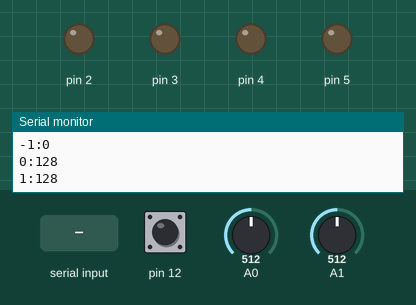
Bench run of a sketch on a simulated Arduino Uno, built with avr-gcc and run on an emulated ATmega328P. On the bench: output pins drawn as LEDs (lit = HIGH), the last lines printed to the serial monitor. Inputs (shaded band) come from the test bench; at power-on: A0 = 512, pin 12 HIGH, A1 = 512.

Above: at 1.2 s.
1.3 s: ":\n" received over Serial
At 1.7 s:
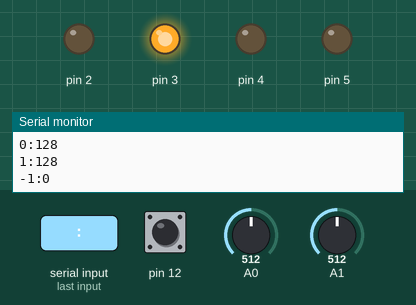
2.8 s: "1:90\n" received over Serial
At 3.9 s:
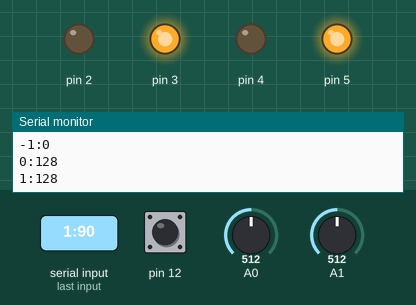
4.3 s: A0 set to 483
5.8 s: A0 set to 462
7.3 s: A0 set to 437
8.8 s: A0 set to 405
Timing chart, 0 to 11.3 s (numbered marks = the images above; inputs shaded):
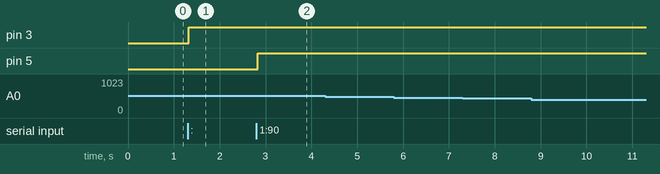

Measured:
- after the input at 1.3 s, pin 3: LOW → HIGH at once
- after the input at 2.8 s, pin 5: LOW → HIGH at once

The sketch:

Arduino.ino
```cpp
typedef unsigned short ushort;
typedef unsigned int uint;

#define DIR_STP       0x00
#define DIR_FWD       0x01
#define DIR_FWD_SLOW  0x10
#define DIR_BWD       0x02
#define DIR_BWD_SLOW  0x20

struct Potmeter
{
  ushort inputPin;
  ushort forwardPin;
  ushort backwardPin;
  short target;
  short value;
  short previousValue;
  ushort dir;
  byte correct;
  byte unexpected;

  Potmeter(ushort inputPin, ushort forwardPin, ushort backwardPin, short target = -1, ushort value = 0) :
    inputPin(inputPin),
    forwardPin(forwardPin),
    backwardPin(backwardPin),
    target(target),
    value(value),
    previousValue(value),
    dir(DIR_STP),
    correct(0),
    unexpected(0)
  {
    pinMode(inputPin, INPUT);
    pinMode(forwardPin, OUTPUT);
    pinMode(backwardPin, OUTPUT);
  }

  void update()
  {
    value = analogRead(inputPin) / 4;

    if (((dir == DIR_FWD || dir == DIR_FWD_SLOW) && value < previousValue) ||
        ((dir == DIR_BWD || dir == DIR_BWD_SLOW) && value > previousValue))
    {
      if (unexpected >= 3)
      {
        stop();
      }
      else
      {
        unexpected++;
      }
    }
    else
    {
      if (unexpected > 0)
      {
        unexpected--;
      }
    }

    if (((dir == DIR_FWD || dir == DIR_FWD_SLOW) && value - previousValue >= 10) ||
        ((dir == DIR_BWD || dir == DIR_BWD_SLOW) && previousValue - value >= 10))
    {
      stop();
    }

    if (target >= 0)
    {
      if (value + 1 < target)
      {
        if (target - value > 1)
        {
          dir = DIR_FWD;
        }
        else
        {
          dir = DIR_FWD_SLOW;
        }

        correct = 0;
      }
      else if (value - 1 > target)
      {
        if (value - target > 1)
        {
          dir = DIR_BWD;
        }
        else
        {
          dir = DIR_BWD_SLOW;
        }

        correct = 0;
      }
      else
      {
        if (correct >= 5)
        {
          stop();
        }
        else
        {
          correct++;
        }
      }

      switch (dir)
      {
      case DIR_STP:
        digitalWrite(forwardPin, LOW);
        digitalWrite(backwardPin, LOW);
        break;
      case DIR_FWD:
        digitalWrite(forwardPin, HIGH);
        digitalWrite(backwardPin, LOW);
        break;
      case DIR_FWD_SLOW:
        digitalWrite(forwardPin, HIGH);
        digitalWrite(backwardPin, LOW);
        digitalWrite(forwardPin, LOW);
        break;
      case DIR_BWD:
        digitalWrite(forwardPin, LOW);
        digitalWrite(backwardPin, HIGH);
        break;
      case DIR_BWD_SLOW:
        digitalWrite(forwardPin, LOW);
        digitalWrite(backwardPin, HIGH);
        digitalWrite(backwardPin, LOW);
        break;
      }
    }

    previousValue = value;
  }

  void stop()
  {
    dir = DIR_STP;
    target = -2;
    correct = 0;
    unexpected = 0;

    digitalWrite(forwardPin, LOW);
    digitalWrite(backwardPin, LOW);
  }

  void sendMidi(int index)
  {
    //TODO: Convert to midi
    Serial.print(index);
    Serial.print(":");

    if (target >= -1)
    {
      Serial.println(value);
    }
    else
    {
      Serial.println(target);
      target = -1;
    }
  }
};

Potmeter potmeters[2] = {
  Potmeter(A0, 2, 3),
  Potmeter(A1, 4, 5),
};

void setup()
{
  Serial.begin(9600);

  pinMode(12, INPUT_PULLUP);
  pinMode(13, INPUT_PULLUP);
}

void loop()
{
  for (uint i = 0; i < sizeof(potmeters) / sizeof(Potmeter); i++)
  {
    (&potmeters[i])->update();
    (&potmeters[i])->sendMidi(i);
  }

  if (Serial.available() > 0)
  {
    String data = Serial.readStringUntil('\n');
    int index = data.substring(0, data.indexOf(":")).toInt();
    int value = data.substring(data.indexOf(":") + 1, data.length()).toInt();
    (&potmeters[index])->stop();
    (&potmeters[index])->target = value;
  }

  if (digitalRead(12) == HIGH)
  {
    Serial.println("-1:0");
  }
  else if (digitalRead(13) == HIGH)
  {
    Serial.println("-1:1");
  }
}
```
